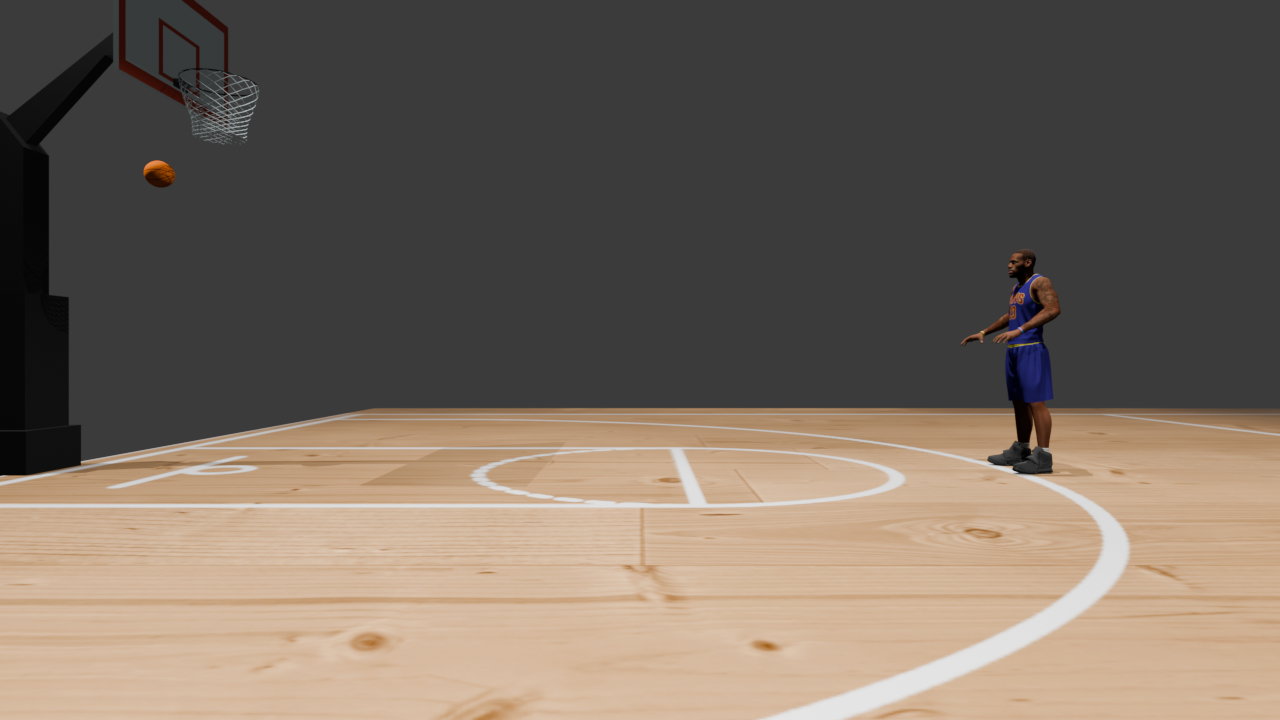
#> input picture img_calib_blender/test_l.png, 1280 x 720 px
$ python depth_map.py
#> lines starting #> are read from the running program, lines starting #| are printed output that depends on the picture; after the words box and inside, x2 and y2 are one past the last pixel; in counts of white or black regions, pixels touching at a corner belong together

import numpy as np
import cv2 as cv
import matplotlib.pyplot as plt
import json

with open("calibration_params.json", "r") as f:
#> (reads codes/calibration_params.json from the repository)
    calib = json.load(f)

K_l_new = np.array(calib["K_l_new"])
D_l_new = np.array(calib["D_l_new"])
K_r_new = np.array(calib["K_r_new"])
D_r_new = np.array(calib["D_r_new"])
R = np.array(calib["R"])
T = np.array(calib["T"]).reshape(3,1)
E = np.array(calib["E"])
F = np.array(calib["F"])


# Choisir la paire d'images pour la depth map (ex: première paire valide)
img_l = cv.imread("../img_calib_blender/test_l.png", cv.IMREAD_GRAYSCALE)
#> img_l: shape (720, 1280); min 0, max 229, mean 108.2
img_r = cv.imread("../img_calib_blender/test_r.png", cv.IMREAD_GRAYSCALE)
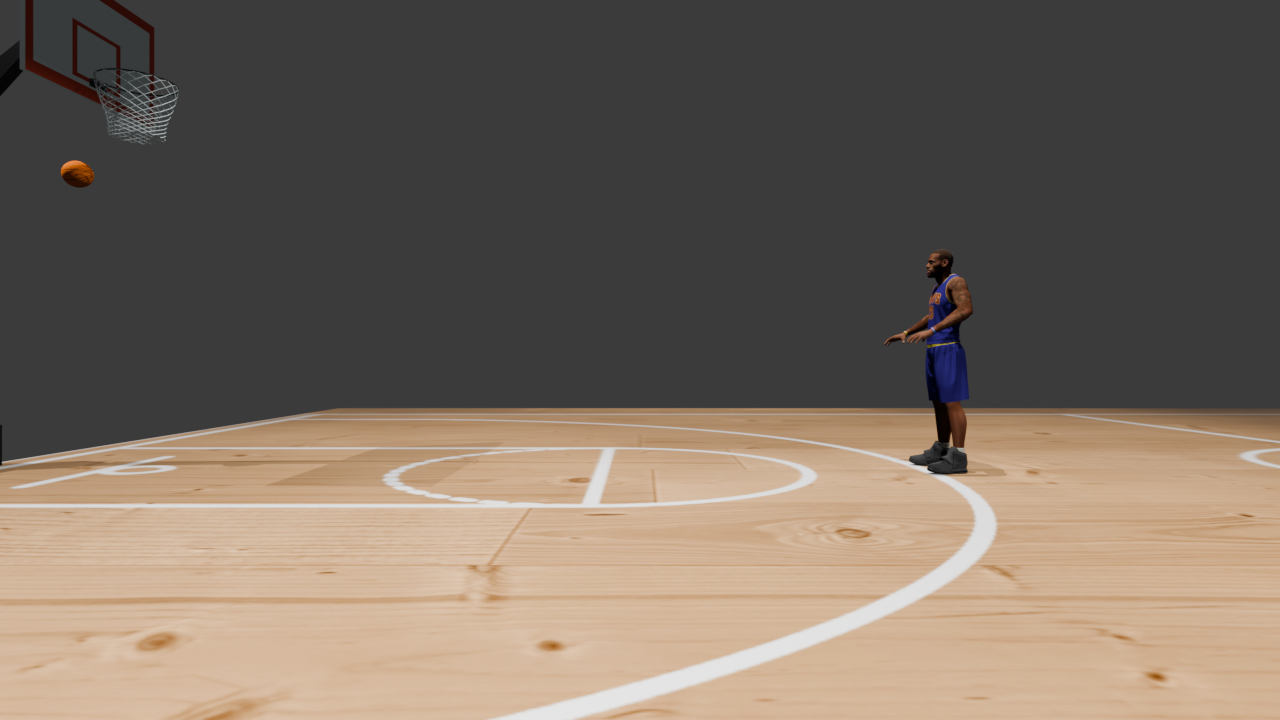
#> input picture img_calib_blender/test_r.png, 1280 x 720 px
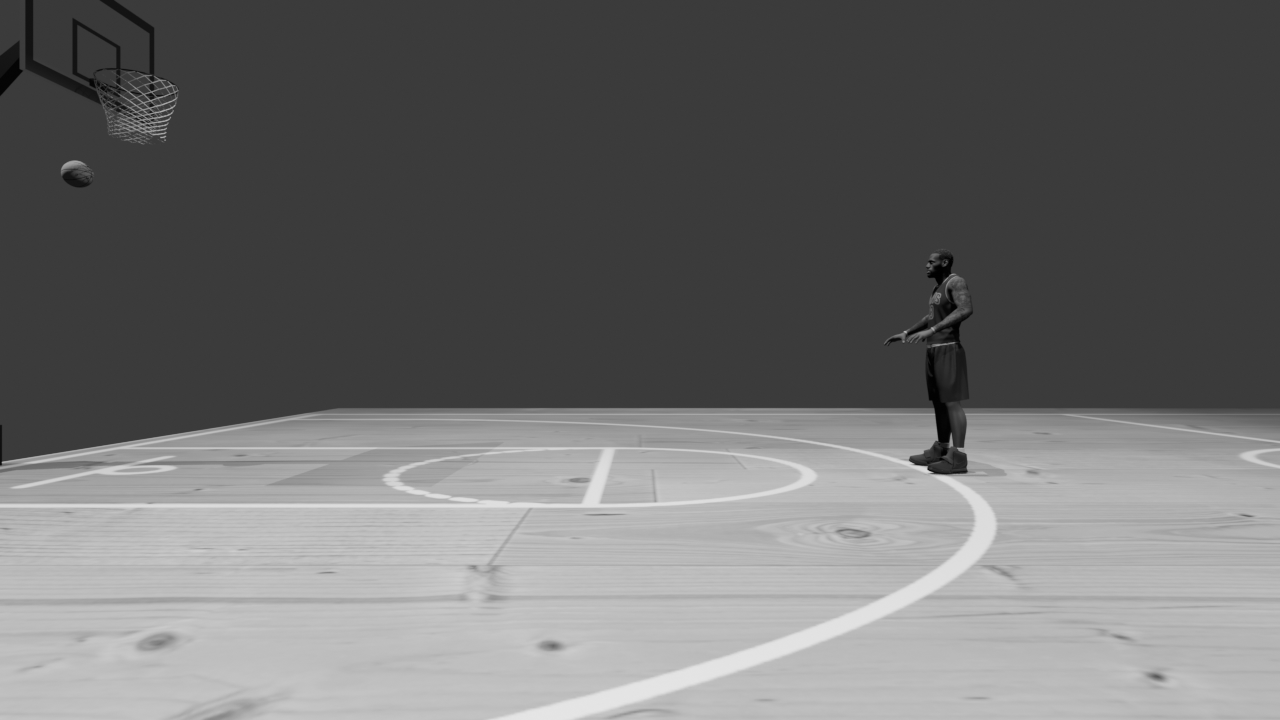
#> img_r: shape (720, 1280); min 0, max 229, mean 109.6
h, w = img_l.shape
#> h = 720; w = 1280

# -------------------------
# Rectification stéréo
# -------------------------
R1, R2, P1, P2, Q, roi1, roi2 = cv.stereoRectify(
    K_l_new, D_l_new,
    K_r_new, D_r_new,
    (w, h),  # width, height
    R, T,
    flags=cv.CALIB_ZERO_DISPARITY,
    alpha=0
)
#> roi1 = (0, 0, 1280, 720); roi2 = (0, 0, 1280, 719)

map1x, map1y = cv.initUndistortRectifyMap(K_l_new, D_l_new, R1, P1, (w,h), cv.CV_32FC1)
map2x, map2y = cv.initUndistortRectifyMap(K_r_new, D_r_new, R2, P2, (w,h), cv.CV_32FC1)

rectified_l = cv.remap(img_l, map1x, map1y, cv.INTER_LINEAR)
rectified_r = cv.remap(img_r, map2x, map2y, cv.INTER_LINEAR)

# -------------------------
# StereoSGBM
# -------------------------
min_disp = 0
num_disp = 128  # multiple de 16
block_size = 5

stereo = cv.StereoSGBM_create(
    minDisparity=min_disp,
    numDisparities=num_disp,
    blockSize=block_size,
    P1=8*3*block_size**2,
    P2=32*3*block_size**2,
    disp12MaxDiff=1,
    uniquenessRatio=10,
    speckleWindowSize=100,
    speckleRange=32,
    preFilterCap=63,
    mode=cv.STEREO_SGBM_MODE_SGBM_3WAY
)

disparity = stereo.compute(rectified_l, rectified_r).astype(np.float32) / 16.0

# -------------------------
# Filtre WLS pour lisser
# -------------------------
# wls_filter = cv.ximgproc.createDisparityWLSFilter(stereo)
# wls_filter.setLambda(8000)
# wls_filter.setSigmaColor(1.5)
# disparity_filtered = wls_filter.filter(disparity, rectified_l)
disparity_filtered = disparity
# -------------------------
# Reprojection en 3D
# -------------------------
points_3d = cv.reprojectImageTo3D(disparity_filtered, Q)
#> points_3d: shape (720, 1280, 3) float32; 44.71% of the values are NaN or infinite; the others: min -8923.5, max 7979, mean -1307.2
mask = disparity_filtered > disparity_filtered.min()
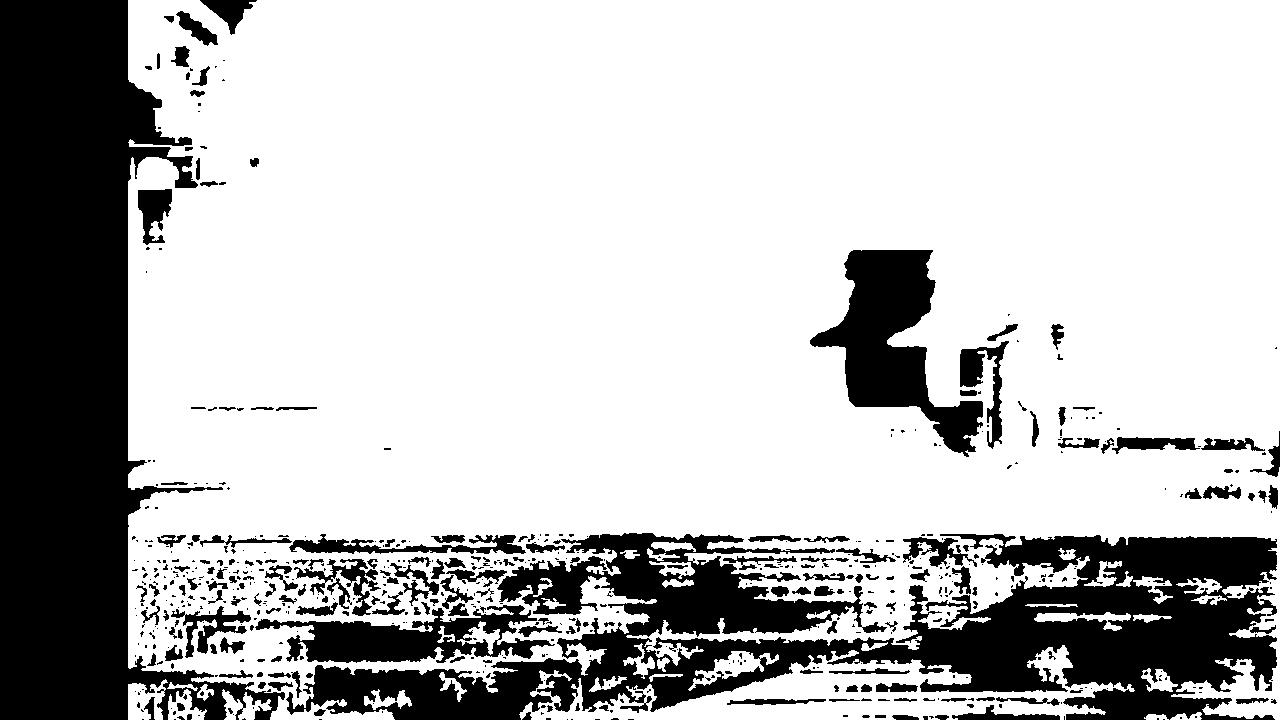
#> mask: shape (720, 1280) bool; 74.3% white; 621 black regions (424 under 20 px), largest, box (x1, y1, x2, y2) and area: (0, 0, 285, 720) 99200, (286, 533, 1277, 720) 84245, (810, 250, 983, 457) 14553
depth_map = np.where(mask, points_3d[:,:,2], 0)  # Z = profondeur

# -------------------------
# Nettoyage des valeurs aberrantes
# -------------------------
max_depth = 200
min_depth = 0
valid_mask = (depth_map > min_depth) & (depth_map < max_depth)
#> valid_mask: shape (720, 1280) bool; 28.1% white; 65 white regions (17 under 20 px), largest, box (x1, y1, x2, y2) and area: (128, 250, 1280, 669) 227219, (128, 0, 260, 147) 13412, (445, 621, 587, 663) 2696
depth_map_clean = np.where(valid_mask, depth_map, 0)
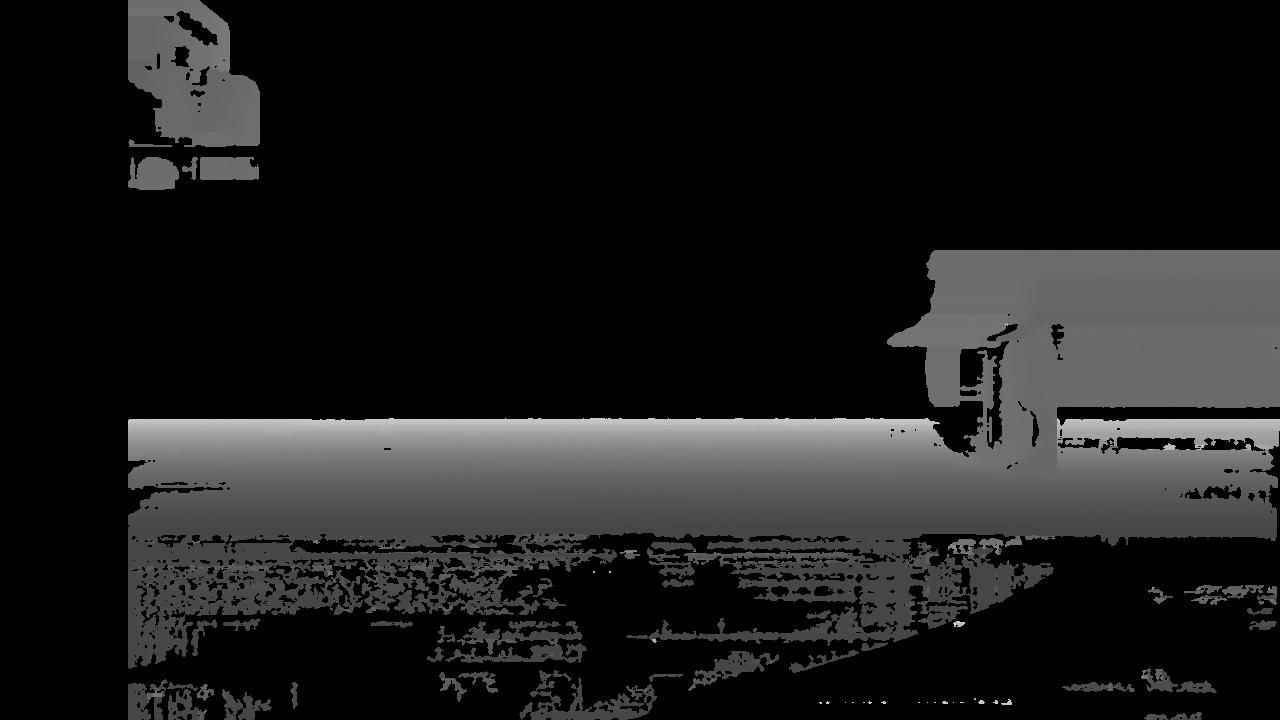
#> depth_map_clean: shape (720, 1280) float32; min 0, max 200, mean 28.5

# Optionnel : median blur pour lisser
depth_map_clean = cv.medianBlur(depth_map_clean.astype(np.float32), 5)

# -------------------------
# Affichage
# -------------------------

fig, axes = plt.subplots(1, 3, figsize=(12, 6))

axes[0].imshow(rectified_l, cmap='gray')
axes[0].set_title("Caméra gauche rectifiée")
axes[0].axis('off')

axes[1].imshow(rectified_r, cmap='gray')
axes[1].set_title("Caméra droite rectifiée")
axes[1].axis('off')

axes[2].imshow(depth_map_clean, cmap='plasma')
axes[2].set_title("Depth map")
axes[2].axis('off')

plt.show()


plt.figure(figsize=(10,6))
plt.imshow(depth_map_clean, cmap='plasma')
plt.colorbar(label="Profondeur (unités objpoints)")
plt.title("Depth map SGBM + WLS")
plt.show()
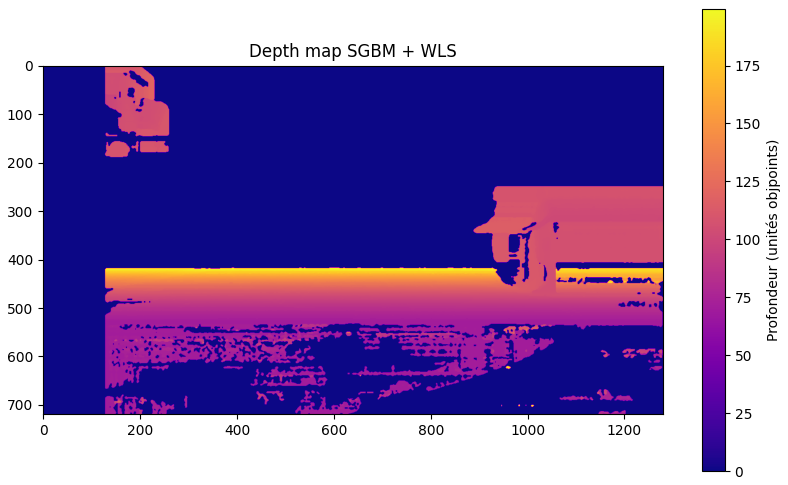
#> figure drawn by matplotlib, 2 panels
